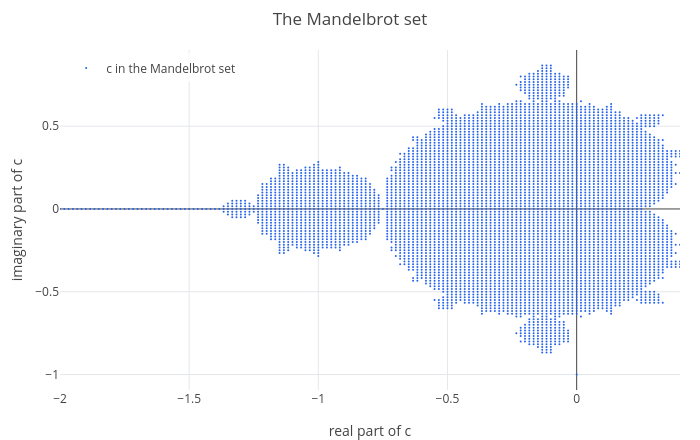

The notebook cell saved with this chart:
### Markdown cell above
$c = -1$ cycles $0, -1, 0, -1, \ldots$: it is in the set. $c = 0.5$ escapes: it is not.

To draw the set, test every point of a grid. `mandelbrot(re0, re1, im0, im1, n)` does this for the rectangle of complex
numbers with real part from `re0` to `re1` and imaginary part from `im0` to `im1`, using a grid that is `n` points wide
(and as many high as keeps the squares square). A point counts as inside when $|z| \le 2$ for 200 steps. The result is a
table with one row $[\text{real part},\ \text{imaginary part}]$ per point inside, ready for `scatter`; across is the
real part of $c$, up the imaginary part:

### Code cell
M = mandelbrot(-2.2, 0.8, -1.2, 1.2, 180);
size(M)
labels(title(legend(scatter(M, [re im]), "c in the Mandelbrot set"), "The Mandelbrot set"), "real part of c", "imaginary part of c")

### Figure 1 — Plotly figure (JSON) as saved in the notebook; plotly's stock layout.template omitted (floating-point values rounded to 4 significant figures; data arrays with more than 128 entries replaced by an {"elided": "..."} marker saying what was removed)
{"data": [{"marker": {"color": "#2563eb", "size": 2}, "mode": "markers", "name": "c in the Mandelbrot set", "type": "scatter", "x": {"elided": "5517 float values"}, "y": {"elided": "5517 float values"}}], "layout": {"height": 440, "legend": {"bgcolor": "rgba(255,255,255,0.8)", "x": 0.01, "xanchor": "left", "y": 0.99, "yanchor": "top"}, "margin": {"b": 50, "l": 60, "r": 20, "t": 50}, "showlegend": true, "title": {"text": "The Mandelbrot set"}, "width": 700, "xaxis": {"range": [-2, 0.4], "title": {"text": "real part of c"}, "zeroline": true}, "yaxis": {"range": [-1.093, 0.96], "title": {"text": "imaginary part of c"}, "zeroline": true}}}
